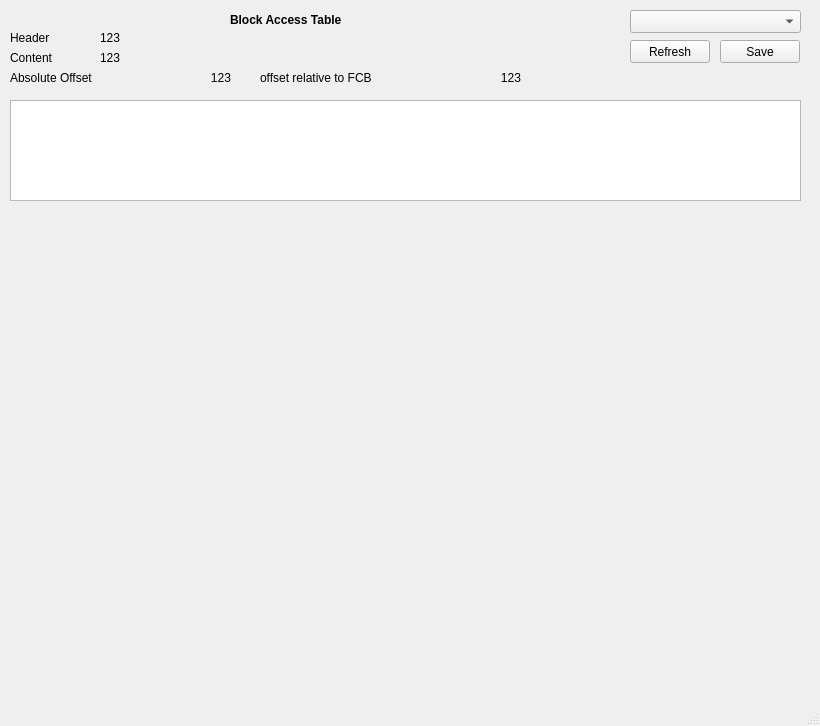
<?xml version="1.0" encoding="UTF-8"?>
<ui version="4.0">
 <class>poolVisu</class>
 <widget class="QMainWindow" name="poolVisu">
  <property name="geometry">
   <rect>
    <x>0</x>
    <y>0</y>
    <width>820</width>
    <height>726</height>
   </rect>
  </property>
  <property name="windowTitle">
   <string>MainWindow</string>
  </property>
  <widget class="QWidget" name="centralwidget">
   <widget class="QComboBox" name="PoolCBx">
    <property name="geometry">
     <rect>
      <x>630</x>
      <y>10</y>
      <width>171</width>
      <height>23</height>
     </rect>
    </property>
   </widget>
   <widget class="QWidget" name="verticalLayoutWidget_2">
    <property name="geometry">
     <rect>
      <x>10</x>
      <y>420</y>
      <width>791</width>
      <height>251</height>
     </rect>
    </property>
    <layout class="QVBoxLayout" name="ContentVBl"/>
   </widget>
   <widget class="QLabel" name="label_8">
    <property name="geometry">
     <rect>
      <x>260</x>
      <y>70</y>
      <width>161</width>
      <height>16</height>
     </rect>
    </property>
    <property name="text">
     <string>offset relative to FCB</string>
    </property>
   </widget>
   <widget class="QLabel" name="PoolNameLBl">
    <property name="geometry">
     <rect>
      <x>230</x>
      <y>10</y>
      <width>261</width>
      <height>20</height>
     </rect>
    </property>
    <property name="font">
     <font>
      <weight>75</weight>
      <bold>true</bold>
     </font>
    </property>
    <property name="text">
     <string>Block Access Table</string>
    </property>
   </widget>
   <widget class="QWidget" name="verticalLayoutWidget">
    <property name="geometry">
     <rect>
      <x>10</x>
      <y>230</y>
      <width>791</width>
      <height>191</height>
     </rect>
    </property>
    <layout class="QVBoxLayout" name="HeaderVBl"/>
   </widget>
   <widget class="QLabel" name="label_7">
    <property name="geometry">
     <rect>
      <x>10</x>
      <y>50</y>
      <width>71</width>
      <height>16</height>
     </rect>
    </property>
    <property name="text">
     <string>Content</string>
    </property>
   </widget>
   <widget class="QLabel" name="label_6">
    <property name="geometry">
     <rect>
      <x>10</x>
      <y>30</y>
      <width>71</width>
      <height>16</height>
     </rect>
    </property>
    <property name="text">
     <string>Header</string>
    </property>
   </widget>
   <widget class="QLabel" name="OffsetRelLBl">
    <property name="geometry">
     <rect>
      <x>410</x>
      <y>70</y>
      <width>111</width>
      <height>16</height>
     </rect>
    </property>
    <property name="text">
     <string>123</string>
    </property>
    <property name="alignment">
     <set>Qt::AlignRight|Qt::AlignTrailing|Qt::AlignVCenter</set>
    </property>
   </widget>
   <widget class="QLabel" name="label_4">
    <property name="geometry">
     <rect>
      <x>10</x>
      <y>70</y>
      <width>121</width>
      <height>16</height>
     </rect>
    </property>
    <property name="text">
     <string>Absolute Offset</string>
    </property>
   </widget>
   <widget class="QLabel" name="OffsetAbsLBl">
    <property name="geometry">
     <rect>
      <x>120</x>
      <y>70</y>
      <width>111</width>
      <height>16</height>
     </rect>
    </property>
    <property name="text">
     <string>123</string>
    </property>
    <property name="alignment">
     <set>Qt::AlignRight|Qt::AlignTrailing|Qt::AlignVCenter</set>
    </property>
   </widget>
   <widget class="QPushButton" name="SaveBTn">
    <property name="geometry">
     <rect>
      <x>720</x>
      <y>40</y>
      <width>80</width>
      <height>23</height>
     </rect>
    </property>
    <property name="text">
     <string>Save</string>
    </property>
   </widget>
   <widget class="QLabel" name="HeaderLBl">
    <property name="geometry">
     <rect>
      <x>100</x>
      <y>30</y>
      <width>541</width>
      <height>16</height>
     </rect>
    </property>
    <property name="text">
     <string>123</string>
    </property>
   </widget>
   <widget class="QLabel" name="ContentLBl">
    <property name="geometry">
     <rect>
      <x>100</x>
      <y>50</y>
      <width>541</width>
      <height>16</height>
     </rect>
    </property>
    <property name="text">
     <string>123</string>
    </property>
   </widget>
   <widget class="QPushButton" name="RefreshBTn">
    <property name="geometry">
     <rect>
      <x>630</x>
      <y>40</y>
      <width>80</width>
      <height>23</height>
     </rect>
    </property>
    <property name="text">
     <string>Refresh</string>
    </property>
   </widget>
   <widget class="QGraphicsView" name="FileGraphicGVw">
    <property name="geometry">
     <rect>
      <x>10</x>
      <y>100</y>
      <width>791</width>
      <height>101</height>
     </rect>
    </property>
   </widget>
  </widget>
  <widget class="QMenuBar" name="menubar">
   <property name="geometry">
    <rect>
     <x>0</x>
     <y>0</y>
     <width>820</width>
     <height>20</height>
    </rect>
   </property>
  </widget>
  <widget class="QStatusBar" name="statusbar"/>
 </widget>
 <resources/>
 <connections/>
</ui>
